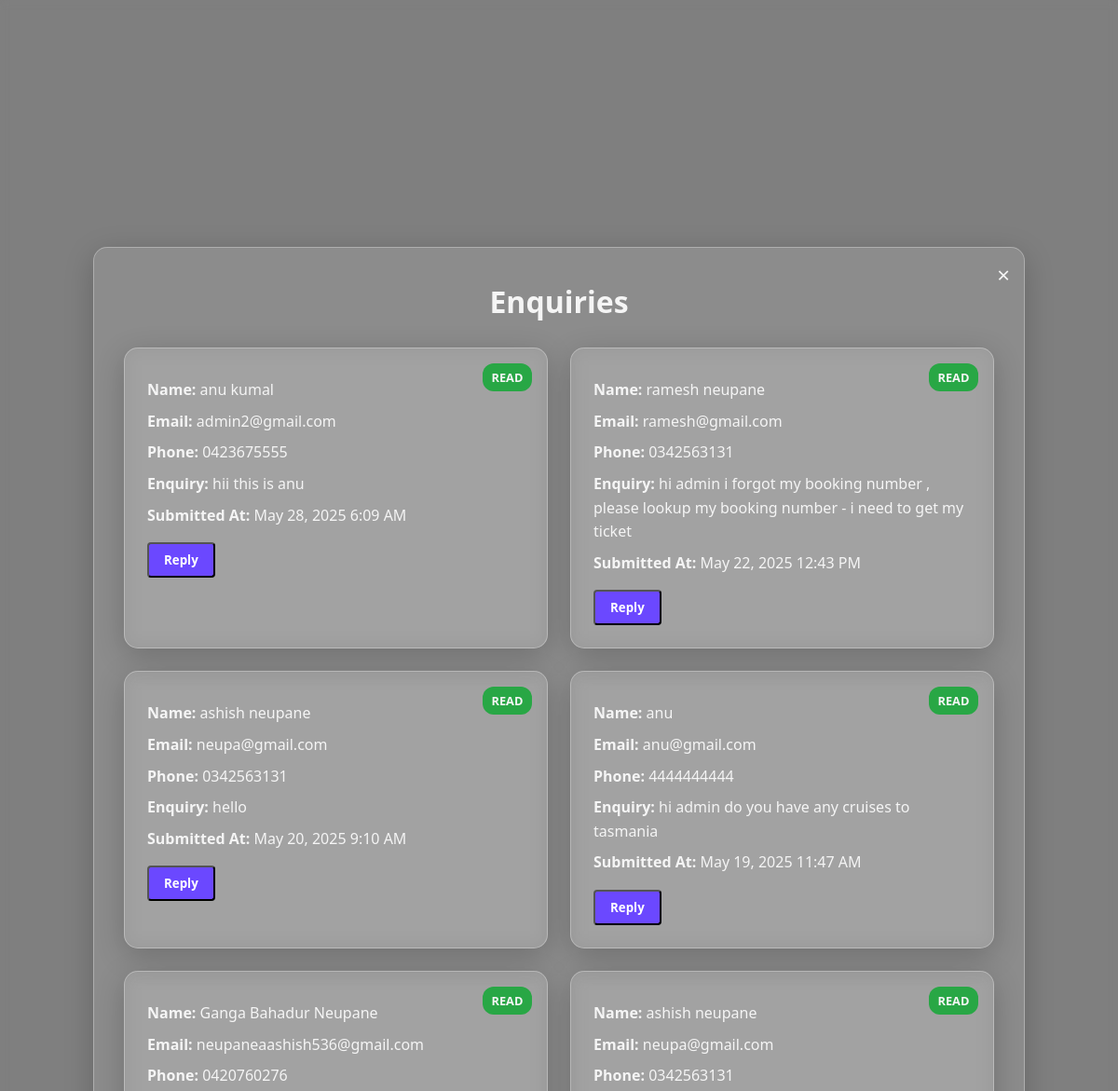
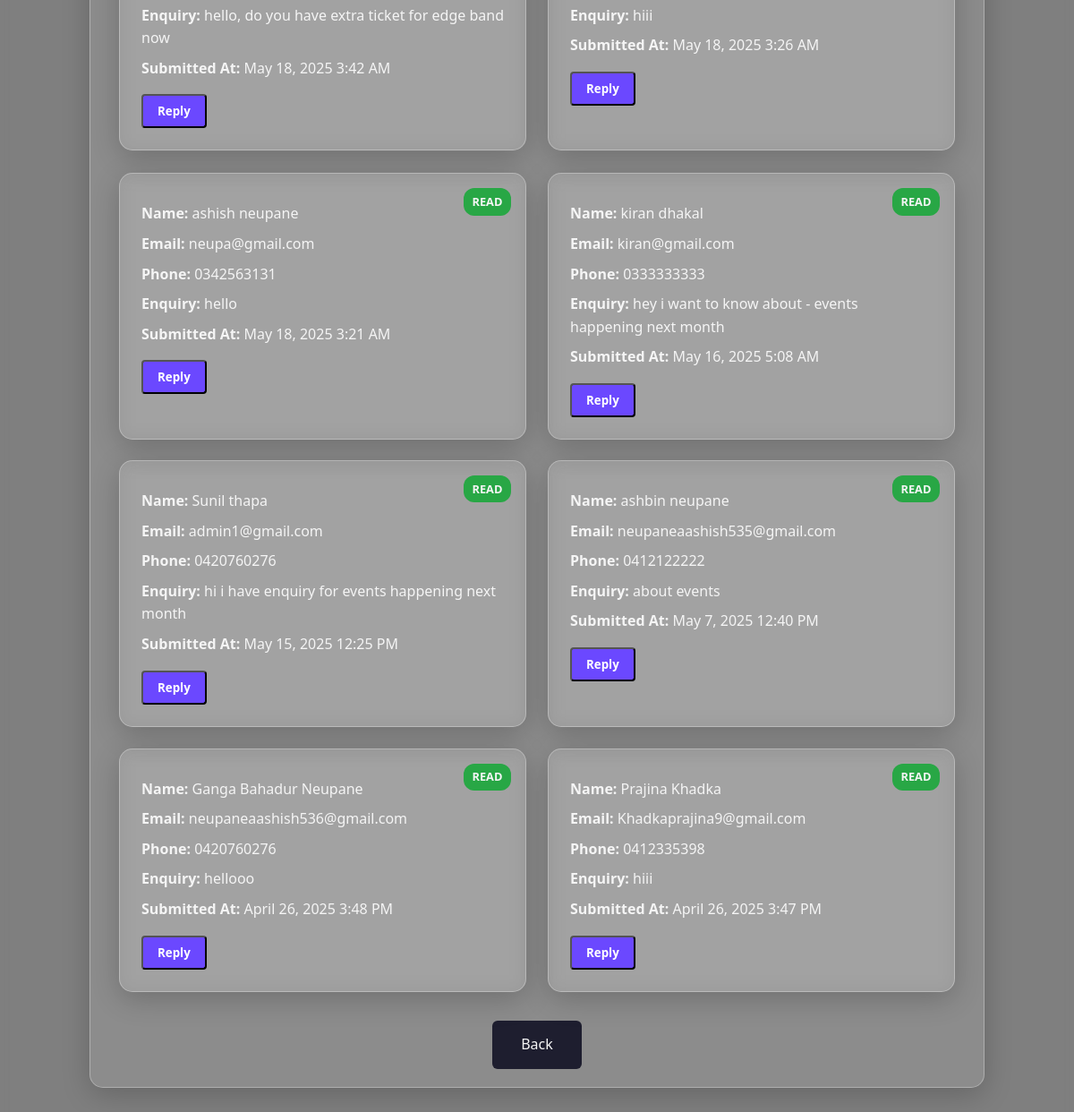
The page /enquiries.php (signed in) on the database its author committed (2 pictures, top to bottom).
### tables this page shows
CREATE TABLE IF NOT EXISTS `contact_inquiries` (
  `inquiry_id` int NOT NULL AUTO_INCREMENT,
  `name` varchar(100) NOT NULL,
  `email` varchar(100) NOT NULL,
  `phoneno` varchar(10) NOT NULL,
  `enquiry` text NOT NULL,
  `submitted_at` timestamp NOT NULL DEFAULT CURRENT_TIMESTAMP,
  `status` enum('read','unread') DEFAULT 'unread',
  PRIMARY KEY (`inquiry_id`)
);

### enquiries.php (the view, shortened to what this page needs)
<?php
$valid_pages = ['admin.php', 'services.php', 'index.php', 'booking.php', 'find_ticket.php', 'contact.php', 'about.php'];
$return_page = isset($_GET['return_to']) && !empty($_GET['return_to']) ? $_GET['return_to'] : null;
if (!$return_page || !in_array($return_page, $valid_pages)) {
    $referer = isset($_SERVER['HTTP_REFERER']) ? parse_url($_SERVER['HTTP_REFERER'], PHP_URL_PATH) : '';
    $referer_page = basename($referer);
    $return_page = in_array($referer_page, $valid_pages) ? $referer_page : 'index.php';
}
require_once 'Connection/sql_auth.php';
$enquiries = [];
$query = "SELECT inquiry_id, name, email, phoneno, enquiry, submitted_at, status FROM contact_inquiries ORDER BY submitted_at DESC";
$result = $db->query($query);
if ($result) {
    while ($row = $result->fetch_assoc()) {
        $enquiries[] = $row;
    }
} else {
    $error = "Failed to fetch enquiries: " . $db->error;
}
?>
<!DOCTYPE html>
<html lang="en">
<head>
    <link rel="stylesheet" href="https://cdnjs.cloudflare.com/ajax/libs/font-awesome/6.0.0-beta3/css/all.min.css">
</head>
<body>
    <div class="container">
        <a href="<?= htmlspecialchars($return_page) ?>" class="close-container" id="closeContainerBtn">×</a>
        <h2>Enquiries</h2>
        <?php if (empty($enquiries)): ?>
            <p class="no-data-message">No enquiries at this time.</p>
        <?php else: ?>
            <div class="enquiry-cards">
                <?php foreach ($enquiries as $enquiry): ?>
                    <div class="enquiry-card">
                        <span class="status <?= $enquiry['status'] ?>"><?= $enquiry['status'] ?></span>
                        <p><strong>Name:</strong> <?= htmlspecialchars($enquiry['name']) ?></p>
                        <p><strong>Email:</strong> <?= htmlspecialchars($enquiry['email']) ?></p>
                        <p><strong>Phone:</strong> <?= htmlspecialchars($enquiry['phoneno'] ?? 'N/A') ?></p>
                        <p><strong>Enquiry:</strong> <?= htmlspecialchars($enquiry['enquiry']) ?></p>
                        <p><strong>Submitted At:</strong> <?= date('F j, Y g:i A', strtotime($enquiry['submitted_at'])) ?></p>
                        <button class="action-btn reply-btn" onclick="showReplyModal(<?= $enquiry['inquiry_id'] ?>, '<?= htmlspecialchars($enquiry['email']) ?>', '<?= htmlspecialchars($enquiry['name']) ?>')">Reply</button>
                    </div>
                <?php endforeach; ?>
            </div>
        <?php endif; ?>
        <a href="<?= htmlspecialchars($return_page) ?>" class="back-btn">Back</a>
    </div>
</body>
</html>

### enquiries.php (style rules this page uses)
:root { --primary-color: #6b48ff; --secondary-color: #1e1e2f; --accent-color: #ff2e63; --light-color: #f5f5f5; --glass-bg: rgba(255, 255, 255, 0.1); --shadow: 0 8px 32px rgba(0, 0, 0, 0.2); --success-bg: #28a745; --error-bg: #dc3545; }
* { box-sizing: border-box; margin: 0; padding: 0; font-family: 'Segoe UI', Arial, sans-serif; }
body { background: linear-gradient(rgba(0, 0, 0, 0.5), rgba(0, 0, 0, 0.5)), url('images/concert.jpg'); background-size: cover; background-position: center; backdrop-filter: blur(5px); color: var(--light-color); line-height: 1.6; min-height: 100vh; display: flex; justify-content: center; align-items: center; }
.container { background: var(--glass-bg); backdrop-filter: blur(10px); border-radius: 15px; padding: 2rem; box-shadow: var(--shadow); border: 1px solid rgba(255, 255, 255, 0.3); width: 90%; max-width: 1000px; text-align: center; max-height: 80vh; overflow-y: auto; position: relative; }
.close-container { position: absolute; top: 10px; right: 15px; font-size: 1.5rem; color: var(--light-color); cursor: pointer; transition: color 0.3s ease; text-decoration: none; }
h2 { font-size: 2rem; margin-bottom: 1.5rem; }
.enquiry-cards { display: grid; grid-template-columns: repeat(auto-fit, minmax(300px, 1fr)); gap: 1.5rem; margin-top: 1rem; }
.enquiry-card { background: var(--glass-bg); backdrop-filter: blur(10px); border-radius: 15px; padding: 1.5rem; box-shadow: var(--shadow); border: 1px solid rgba(255, 255, 255, 0.3); text-align: left; color: var(--light-color); position: relative; transition: transform 0.3s ease; }
.enquiry-card p { margin: 0.5rem 0; font-size: 1rem; }
.enquiry-card .status { position: absolute; top: 1rem; right: 1rem; padding: 0.3rem 0.6rem; border-radius: 12px; font-size: 0.8rem; font-weight: 600; text-transform: uppercase; }
.enquiry-card .status.read { background: var(--success-bg); }
.action-btn { display: inline-block; padding: 0.5rem 1rem; border-radius: 4px; text-decoration: none; font-weight: 600; transition: background 0.3s ease, transform 0.2s ease; margin-top: 0.5rem; cursor: pointer; }
.reply-btn { background: var(--primary-color); color: white; }
.back-btn { display: inline-block; margin-top: 2rem; background: var(--secondary-color); color: var(--light-color); padding: 0.9rem 2rem; border-radius: 6px; text-decoration: none; transition: background 0.3s ease; }

### rows shown on the page
contact_inquiries: status "READ", name "anu kumal", email "admin2@gmail.com", phoneno "0423675555", enquiry "hii this is anu", submitted_at "May 28, 2025 6:09 AM"
contact_inquiries: status "READ", name "ramesh neupane", email "ramesh@gmail.com", phoneno "0342563131", enquiry "hi admin i forgot my booking number , please lookup my booking number - i need to get my ticket", submitted_at "May 22, 2025 12:43 PM"
contact_inquiries: status "READ", name "ashish neupane", email "neupa@gmail.com", phoneno "0342563131", enquiry "hello", submitted_at "May 20, 2025 9:10 AM"
contact_inquiries: status "READ", name "anu", email "anu@gmail.com", phoneno "4444444444", enquiry "hi admin do you have any cruises to tasmania", submitted_at "May 19, 2025 11:47 AM"
contact_inquiries: status "READ", name "Ganga Bahadur Neupane", email "neupaneaashish536@gmail.com", phoneno "0420760276", enquiry "hello, do you have extra ticket for edge band now", submitted_at "May 18, 2025 3:42 AM"
contact_inquiries: status "READ", name "ashish neupane", email "neupa@gmail.com", phoneno "0342563131", enquiry "hiii", submitted_at "May 18, 2025 3:26 AM"
contact_inquiries: status "READ", name "ashish neupane", email "neupa@gmail.com", phoneno "0342563131", enquiry "hello", submitted_at "May 18, 2025 3:21 AM"
contact_inquiries: status "READ", name "kiran dhakal", email "kiran@gmail.com", phoneno "0333333333", enquiry "hey i want to know about - events happening next month", submitted_at "May 16, 2025 5:08 AM"
contact_inquiries: status "READ", name "Sunil thapa", email "admin1@gmail.com", phoneno "0420760276", enquiry "hi i have enquiry for events happening next month", submitted_at "May 15, 2025 12:25 PM"
contact_inquiries: status "READ", name "ashbin neupane", email "neupaneaashish535@gmail.com", phoneno "0412122222", enquiry "about events", submitted_at "May 7, 2025 12:40 PM"
contact_inquiries: status "READ", name "Ganga Bahadur Neupane", email "neupaneaashish536@gmail.com", phoneno "0420760276", enquiry "hellooo", submitted_at "April 26, 2025 3:48 PM"
contact_inquiries: status "READ", name "Prajina Khadka", email "Khadkaprajina9@gmail.com", phoneno "0412335398", enquiry "hiii", submitted_at "April 26, 2025 3:47 PM"
